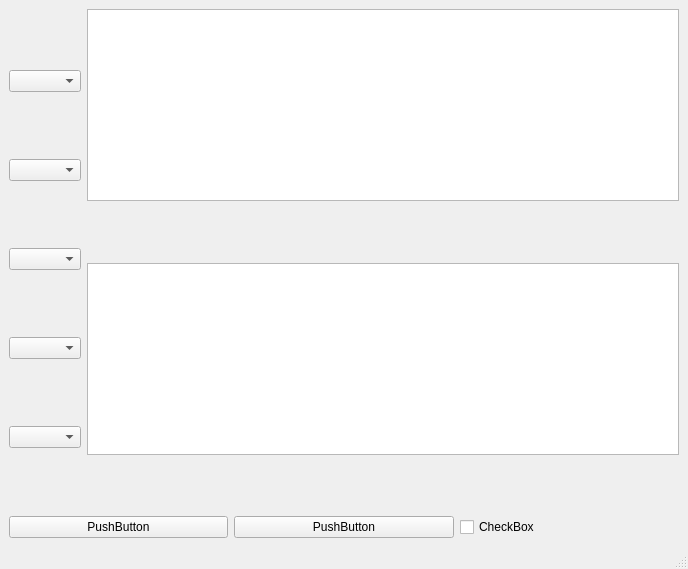
<?xml version="1.0" encoding="UTF-8"?>
<ui version="4.0">
 <class>MainWindow</class>
 <widget class="QMainWindow" name="MainWindow">
  <property name="geometry">
   <rect>
    <x>0</x>
    <y>0</y>
    <width>688</width>
    <height>569</height>
   </rect>
  </property>
  <property name="cursor">
   <cursorShape>ArrowCursor</cursorShape>
  </property>
  <property name="windowTitle">
   <string>MainWindow</string>
  </property>
  <property name="toolTip">
   <string/>
  </property>
  <widget class="QWidget" name="centralwidget">
   <layout class="QVBoxLayout" name="verticalLayout_3">
    <item>
     <layout class="QHBoxLayout" name="horizontalLayout">
      <item>
       <layout class="QVBoxLayout" name="verticalLayout" stretch="0,0,0,0,0">
        <item>
         <widget class="QComboBox" name="comboBox_3"/>
        </item>
        <item>
         <widget class="QComboBox" name="comboBox_5"/>
        </item>
        <item>
         <widget class="QComboBox" name="comboBox_4"/>
        </item>
        <item>
         <widget class="QComboBox" name="comboBox_7"/>
        </item>
        <item>
         <widget class="QComboBox" name="comboBox_6"/>
        </item>
       </layout>
      </item>
      <item>
       <layout class="QVBoxLayout" name="verticalLayout_2">
        <item>
         <widget class="QPlainTextEdit" name="plainTextEdit_2"/>
        </item>
        <item>
         <spacer name="verticalSpacer">
          <property name="orientation">
           <enum>Qt::Vertical</enum>
          </property>
          <property name="sizeHint" stdset="0">
           <size>
            <width>20</width>
            <height>13</height>
           </size>
          </property>
         </spacer>
        </item>
        <item>
         <widget class="QPlainTextEdit" name="plainTextEdit"/>
        </item>
        <item>
         <spacer name="verticalSpacer_2">
          <property name="orientation">
           <enum>Qt::Vertical</enum>
          </property>
          <property name="sizeHint" stdset="0">
           <size>
            <width>20</width>
            <height>40</height>
           </size>
          </property>
         </spacer>
        </item>
       </layout>
      </item>
     </layout>
    </item>
    <item>
     <layout class="QHBoxLayout" name="horizontalLayout_2">
      <item>
       <widget class="QPushButton" name="pushButton">
        <property name="text">
         <string>PushButton</string>
        </property>
       </widget>
      </item>
      <item>
       <widget class="QPushButton" name="pushButton_2">
        <property name="text">
         <string>PushButton</string>
        </property>
       </widget>
      </item>
      <item>
       <widget class="QCheckBox" name="checkBox">
        <property name="text">
         <string>CheckBox</string>
        </property>
       </widget>
      </item>
     </layout>
    </item>
   </layout>
  </widget>
  <widget class="QMenuBar" name="menubar">
   <property name="geometry">
    <rect>
     <x>0</x>
     <y>0</y>
     <width>688</width>
     <height>22</height>
    </rect>
   </property>
  </widget>
  <widget class="QStatusBar" name="statusbar"/>
 </widget>
 <resources/>
 <connections/>
</ui>
